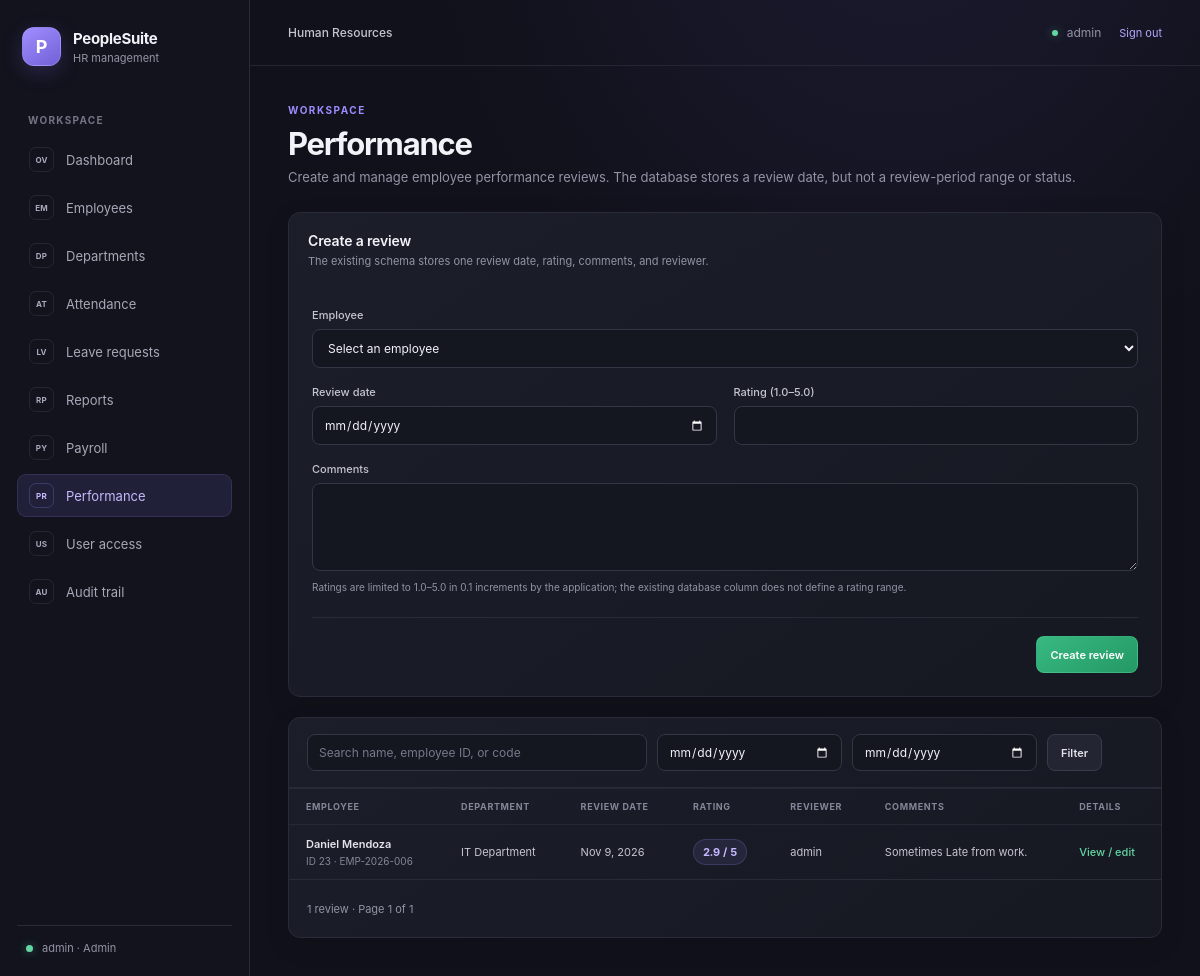
The page /performance.php (signed in) on the database its author committed.
### tables this page shows
CREATE TABLE `performance_reviews` (
  `review_id` int(11) NOT NULL,
  `employee_id` int(11) NOT NULL,
  `reviewer_id` int(11) DEFAULT NULL,
  `review_date` date NOT NULL,
  `rating` decimal(3,1) NOT NULL,
  `comments` text DEFAULT NULL,
  `created_at` timestamp NOT NULL DEFAULT current_timestamp()
);

CREATE TABLE `users` (
  `user_id` int(11) NOT NULL,
  `employee_id` int(11) DEFAULT NULL,
  `username` varchar(50) NOT NULL,
  `password` varchar(255) NOT NULL,
  `role` enum('Admin','HR','Employee') DEFAULT 'Employee',
  `account_status` enum('Active','Inactive') DEFAULT 'Active',
  `created_at` timestamp NOT NULL DEFAULT current_timestamp()
);

CREATE TABLE `employees` (
  `employee_id` int(11) NOT NULL,
  `employee_code` varchar(20) NOT NULL,
  `first_name` varchar(100) NOT NULL,
  `middle_name` varchar(100) DEFAULT NULL,
  `last_name` varchar(100) NOT NULL,
  `gender` enum('Male','Female','Other') DEFAULT 'Other',
  `birth_date` date DEFAULT NULL,
  `email` varchar(150) NOT NULL,
  `phone` varchar(30) DEFAULT NULL,
  `address` text DEFAULT NULL,
  `department_id` int(11) DEFAULT NULL,
  `position` varchar(100) DEFAULT NULL,
  `hire_date` date NOT NULL,
  `employment_type` enum('Regular','Probationary','Contractual','Part-time') DEFAULT 'Regular',
  `employment_status` enum('Active','On Leave','Resigned','Terminated','Retired') DEFAULT 'Active',
  `basic_salary` decimal(12,2) DEFAULT 0.00,
  `created_at` timestamp NOT NULL DEFAULT current_timestamp(),
  `updated_at` timestamp NOT NULL DEFAULT current_timestamp() ON UPDATE current_timestamp()
);

CREATE TABLE `departments` (
  `department_id` int(11) NOT NULL,
  `department_name` varchar(100) NOT NULL,
  `description` text DEFAULT NULL,
  `created_at` timestamp NOT NULL DEFAULT current_timestamp()
);

### includes/auth.php (called while the page is built, shortened)
<?php
function auth_current_user(): ?array
{
    $user = $_SESSION['auth_user'];
    $lastActivity = (int) ($_SESSION['auth_last_activity'] ?? 0);
    return $user;
}
        ?>

### performance.php (the view, shortened to what this page needs)
<?php
require __DIR__ . '/includes/auth.php';
require __DIR__ . '/config/db.php';
$user = auth_current_user();
$isEmployee = $user['role'] === 'Employee';
$activePage = 'performance';
$perPage = 20;
$formValues = $_SESSION['performance_form_values'] ?? [
    'employee_id' => '',
    'review_date' => '',
    'rating' => '',
    'comments' => '',
];
$reviews = [];
$totalRecords = 0;
$totalPages = 1;
$errorMessage = null;
$page = isset($_GET['page']) && is_scalar($_GET['page'])
    ? filter_var($_GET['page'], FILTER_VALIDATE_INT, ['options' => ['min_range' => 1]])
    : 1;
$page = $page === false ? 1 : $page;
$escape = static function ($value): string {
    return htmlspecialchars((string) $value, ENT_QUOTES, 'UTF-8');
};
$search = isset($_GET['search']) && is_string($_GET['search']) ? substr(trim($_GET['search']), 0, 100) : '';
$dateFrom = isset($_GET['date_from']) && is_string($_GET['date_from']) ? trim($_GET['date_from']) : '';
$dateTo = isset($_GET['date_to']) && is_string($_GET['date_to']) ? trim($_GET['date_to']) : '';
try {
    $where = [];
    $parameters = [];
    $whereSql = $where !== [] ? ' WHERE ' . implode(' AND ', $where) : '';
    $count = $pdo->prepare(
        'SELECT COUNT(*)
         FROM performance_reviews AS pr
         INNER JOIN employees AS e ON e.employee_id = pr.employee_id'
         . $whereSql
    );
    $count->execute($parameters);
    $totalRecords = (int) $count->fetchColumn();
    $totalPages = max(1, (int) ceil($totalRecords / $perPage));
    $page = min($page, $totalPages);
    $listing = $pdo->prepare(
        'SELECT pr.review_id, pr.review_date, pr.rating, pr.comments,
                pr.reviewer_id, u.username AS reviewer_username,
                e.employee_id, e.employee_code, e.first_name, e.last_name,
                d.department_name
         FROM performance_reviews AS pr
         INNER JOIN employees AS e ON e.employee_id = pr.employee_id
         LEFT JOIN departments AS d ON d.department_id = e.department_id
         LEFT JOIN users AS u ON u.user_id = pr.reviewer_id'
         . $whereSql .
        ' ORDER BY pr.review_date DESC, pr.review_id DESC
          LIMIT :limit OFFSET :offset'
    );
    $listing->bindValue(':limit', $perPage, PDO::PARAM_INT);
    $listing->bindValue(':offset', ($page - 1) * $perPage, PDO::PARAM_INT);
    $listing->execute();
    $reviews = $listing->fetchAll();
} catch (PDOException $e) {
    error_log('Performance review listing failed: ' . $e->getMessage());
    $errorMessage = 'Performance reviews could not be loaded. Please try again later.';
}
require __DIR__ . '/includes/header.php';
require __DIR__ . '/includes/sidebar.php';
?>
<section class="page-heading">
    <div>
        <p class="eyebrow"><?= $isEmployee ? 'MY WORKSPACE' : 'WORKSPACE' ?></p>
        <h1><?= $isEmployee ? 'My performance reviews' : 'Performance' ?></h1>
        <p class="page-description"><?= $isEmployee ? 'View your performance review history.' : 'Create and manage employee performance reviews. The database stores a review date, but not a review-period range or status.' ?></p>
    </div>
</section>
<?php if (!$isEmployee && $errorMessage === null): ?>
    <section class="panel employee-panel performance-create-panel">
        <div class="panel-heading"><div><h2>Create a review</h2><p>The existing schema stores one review date, rating, comments, and reviewer.</p></div></div>
        <form class="employee-form" method="post" action="performance.php">
            <div class="form-grid">
                <div class="form-field performance-employee-field">
                    <label for="employee_id">Employee</label>
                    <select id="employee_id" name="employee_id" required>
                        <option value="">Select an employee</option>
                    </select>
                </div>
                <div class="form-field"><label for="review_date">Review date</label><input id="review_date" name="review_date" type="date" value="<?= $escape($formValues['review_date']) ?>" required></div>
                <div class="form-field"><label for="rating">Rating (1.0–5.0)</label><input id="rating" name="rating" type="number" min="1" max="5" step="0.1" value="<?= $escape($formValues['rating']) ?>" required></div>
                <div class="form-field performance-comments-field"><label for="comments">Comments</label><textarea id="comments" name="comments" rows="4" maxlength="10000"><?= $escape($formValues['comments']) ?></textarea></div>
            </div>
            <p class="form-help">Ratings are limited to 1.0–5.0 in 0.1 increments by the application; the existing database column does not define a rating range.</p>
            <div class="form-actions"><button class="button button-primary" type="submit">Create review</button></div>
        </form>
    </section>
<?php endif; ?>
<?php if ($errorMessage === null): ?>
    <section class="panel employee-panel performance-list-panel">
        <form class="employee-filters performance-filters" method="get" action="performance.php">
            <?php if (!$isEmployee): ?><div class="search-field"><label class="visually-hidden" for="performance-search">Search employees</label><input id="performance-search" name="search" type="search" value="<?= $escape($search) ?>" placeholder="Search name, employee ID, or code"></div><?php endif; ?>
            <div class="filter-field"><label class="visually-hidden" for="review-from">Review date from</label><input id="review-from" name="date_from" type="date" value="<?= $escape($dateFrom) ?>"></div>
            <div class="filter-field"><label class="visually-hidden" for="review-to">Review date through</label><input id="review-to" name="date_to" type="date" value="<?= $escape($dateTo) ?>"></div>
            <button class="button button-secondary" type="submit">Filter</button>
        </form>
        <div class="table-wrap">
            <table class="employee-table">
                <thead><tr><th scope="col">Employee</th><?php if (!$isEmployee): ?><th scope="col">Department</th><?php endif; ?><th scope="col">Review date</th><th scope="col">Rating</th><th scope="col">Reviewer</th><th scope="col">Comments</th><th scope="col">Details</th></tr></thead>
                <tbody>
                    <?php if ($reviews === []): ?>
                        <tr><td class="empty-state" colspan="<?= $isEmployee ? 6 : 7 ?>"><?= $isEmployee ? 'No performance reviews are available.' : 'No reviews match these filters.' ?></td></tr>
                    <?php else: ?>
                        <?php foreach ($reviews as $review): ?>
                            <tr>
                                <td><span class="person-name"><?= $escape($review['first_name'] . ' ' . $review['last_name']) ?></span><span class="secondary-text">ID <?= (int) $review['employee_id'] ?> · <?= $escape($review['employee_code']) ?></span></td>
                                <?php if (!$isEmployee): ?><td><?= $escape($review['department_name'] ?? 'Unassigned') ?></td><?php endif; ?>
                                <td><?= $escape(date('M j, Y', strtotime($review['review_date']))) ?></td>
                                <td><span class="rating-badge"><?= $escape(number_format((float) $review['rating'], 1)) ?> / 5</span></td>
                                <td><?= $escape($review['reviewer_username'] ?? '—') ?></td>
                                <td class="review-comments-preview"><?= $escape($review['comments'] ?? '—') ?></td>
                                <td><a class="action-link" href="performance-details.php?id=<?= (int) $review['review_id'] ?>">View<?= !$isEmployee ? ' / edit' : '' ?></a></td>
                            </tr>
                        <?php endforeach; ?>
                    <?php endif; ?>
                </tbody>
            </table>
        </div>
        <div class="listing-footer">
            <p><?= number_format($totalRecords) ?> review<?= $totalRecords === 1 ? '' : 's' ?><?= $totalRecords > 0 ? ' · Page ' . $page . ' of ' . $totalPages : '' ?></p>
        </div>
    </section>
<?php endif; ?>
<?php require __DIR__ . '/includes/footer.php'; ?>

### includes/sidebar.php (shortened to what this page needs)
<?php $currentUser = auth_current_user(); ?>
<aside class="sidebar">
    <a class="brand" href="dashboard.php" aria-label="PeopleSuite dashboard">
        <span class="brand-mark" aria-hidden="true">P</span>
        <span class="brand-copy">
            <strong>PeopleSuite</strong>
            <small>HR management</small>
        </span>
    </a>
    <p class="nav-label">WORKSPACE</p>
    <nav class="primary-nav" aria-label="Main navigation">
        <?php if ($currentUser === null): ?>
            <a class="nav-link <?= $activePage === 'login' ? 'is-active' : '' ?>" href="login.php" <?= $activePage === 'login' ? 'aria-current="page"' : '' ?>>
                <span class="nav-icon" aria-hidden="true">IN</span>
                <span>Sign in</span>
            </a>
        <?php else: ?>
            <a class="nav-link <?= $activePage === 'dashboard' ? 'is-active' : '' ?>" href="dashboard.php" <?= $activePage === 'dashboard' ? 'aria-current="page"' : '' ?>>
                <span class="nav-icon" aria-hidden="true">OV</span>
                <span>Dashboard</span>
            </a>
            <a class="nav-link <?= $activePage === 'employees' ? 'is-active' : '' ?>" href="employees.php" <?= $activePage === 'employees' ? 'aria-current="page"' : '' ?>>
                <span class="nav-icon" aria-hidden="true">EM</span>
                <span>Employees</span>
            </a>
            <a class="nav-link <?= $activePage === 'departments' ? 'is-active' : '' ?>" href="departments.php" <?= $activePage === 'departments' ? 'aria-current="page"' : '' ?>>
                <span class="nav-icon" aria-hidden="true">DP</span>
                <span>Departments</span>
            </a>
            <a class="nav-link <?= $activePage === 'attendance' ? 'is-active' : '' ?>" href="attendance.php" <?= $activePage === 'attendance' ? 'aria-current="page"' : '' ?>>
                <span class="nav-icon" aria-hidden="true">AT</span>
                <span>Attendance</span>
            </a>
            <a class="nav-link <?= $activePage === 'leave' ? 'is-active' : '' ?>" href="leave.php" <?= $activePage === 'leave' ? 'aria-current="page"' : '' ?>>
                <span class="nav-icon" aria-hidden="true">LV</span>
                <span>Leave requests</span>
            </a>
            <a class="nav-link <?= $activePage === 'reports' ? 'is-active' : '' ?>" href="reports.php" <?= $activePage === 'reports' ? 'aria-current="page"' : '' ?>>
                <span class="nav-icon" aria-hidden="true">RP</span>
                <span>Reports</span>
            </a>
            <?php if ($currentUser['role'] === 'Admin'): ?>
                <a class="nav-link <?= $activePage === 'payroll' ? 'is-active' : '' ?>" href="payroll.php" <?= $activePage === 'payroll' ? 'aria-current="page"' : '' ?>>
                    <span class="nav-icon" aria-hidden="true">PY</span>
                    <span>Payroll</span>
                </a>
                <a class="nav-link <?= $activePage === 'performance' ? 'is-active' : '' ?>" href="performance.php" <?= $activePage === 'performance' ? 'aria-current="page"' : '' ?>>
                    <span class="nav-icon" aria-hidden="true">PR</span>
                    <span>Performance</span>
                </a>
                <a class="nav-link <?= $activePage === 'users' ? 'is-active' : '' ?>" href="users.php" <?= $activePage === 'users' ? 'aria-current="page"' : '' ?>>
                    <span class="nav-icon" aria-hidden="true">US</span>
                    <span>User access</span>
                </a>
                <a class="nav-link <?= $activePage === 'audit' ? 'is-active' : '' ?>" href="audit.php" <?= $activePage === 'audit' ? 'aria-current="page"' : '' ?>>
                    <span class="nav-icon" aria-hidden="true">AU</span>
                    <span>Audit trail</span>
                </a>
            <?php endif; ?>
        <?php endif; ?>
    </nav>
    <div class="sidebar-footer">
        <?php if ($currentUser !== null): ?>
            <span class="sidebar-footer-dot" aria-hidden="true"></span>
            <span><?= htmlspecialchars($currentUser['username'], ENT_QUOTES, 'UTF-8') ?> · <?= htmlspecialchars($currentUser['role'], ENT_QUOTES, 'UTF-8') ?></span>
        <?php else: ?>
            <span>Secure workspace access</span>
        <?php endif; ?>
    </div>
</aside>
<main class="main-panel">
    <header class="topbar">
        <span class="topbar-context"><?= $currentUser !== null ? 'Human Resources' : 'PeopleSuite' ?></span>
        <?php if ($currentUser !== null): ?>
            <form class="topbar-account" method="post" action="logout.php">
                <span class="topbar-label"><span class="online-dot" aria-hidden="true"></span><?= htmlspecialchars($currentUser['username'], ENT_QUOTES, 'UTF-8') ?></span>
                <button class="topbar-logout" type="submit">Sign out</button>
            </form>
        <?php else: ?>
            <span class="topbar-label">Secure sign in</span>
        <?php endif; ?>
    </header>
    <div class="page-content">

### rows shown on the page
performance_reviews: reviewer.username "admin", employee.last_name "Daniel Mendoza", employee.employee_id "23", employee.employee_code "EMP-2026-006", departments.department_name "IT Department", review_date "Nov 9, 2026", rating "2.9", comments "Sometimes Late from work."

### other values the page prints
$currentUser['role'] "Admin"
$totalRecords "1"
$page "1"
$totalPages "1"
